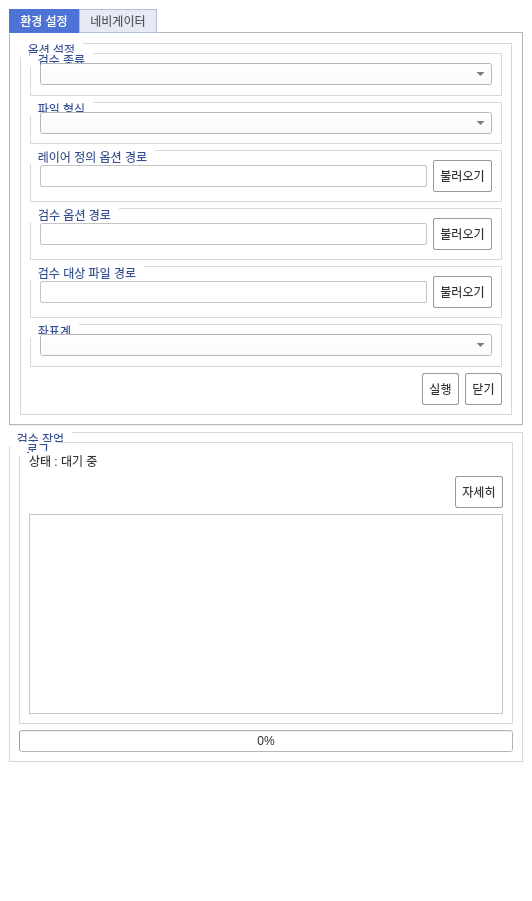
<?xml version="1.0" encoding="UTF-8"?>
<ui version="4.0">
 <class>aDockWidgetBase</class>
 <widget class="QDockWidget" name="aDockWidgetBase">
  <property name="geometry">
   <rect>
    <x>0</x>
    <y>0</y>
    <width>532</width>
    <height>901</height>
   </rect>
  </property>
  <property name="styleSheet">
   <string notr="true">



QWidget
{  
color: #323232;
    background-color: #ffffff;
}
QTreeView {

     background-color: #ffffff;
}


QToolButton{
margin: 5px 0;
border-right:1px solid #0e237a;
}


QToolButton:hover {
    color: #fff;
    background-color: #314dc0;
	border-top:1px solid #2e49b7;
	border-left:1px solid #2e49b7;
	border-bottom:1px solid #1a3194;
	border-right:1px solid #1a3194;
}


QToolButton:pressed {
    background-color: #152c8a;
}    



QToolButton:checked {
    color: #fff;
    background-color: #152c8a;
		border-radius: 0;
	
	border-top:1px solid #0e2171;
	border-left:1px solid #0e2171;
	border-bottom:1px solid #2e49b7;
	border-right:1px solid #2e49b7;
}    

QToolBar{
 background-color: #213ba7; 
 border-bottom: 1px solid #132a89;
} 

QToolBar QToolButton {
 margin-top:3px;
 padding:3px 3px;
  background: transparent;  
  color: white; 
  }
   
  
  
  
QToolBar QToolButton:pressed {
    border: 1px solid #0e2171;
    border-radius: 0;
    background-color:#152c8a
}
    
  
QToolBar::handle{ 
    background-color:#0e237a;
    border: 1px solid #0e237a; 
} 







QTabBar::tab {
    background-color:#e7eaf4;
    border:1px solid #b0bedd;
    border-top-left-radius:0;
    border-top-right-radius:0;
    padding:4px 10px;
	color:#555;
	margin-bottom:1px;

}

QTabBar::tab:selected {
    border-bottom:none;
	border:1px solid #4c73d5;
    background-color: #4c73d5;
	color:#fff;
}











/** group boxes */



QGroupBox {
    background-color: #ffffff;
    border: 1px solid #d8d8d8;
    border-top-style: solid;
    border-right-style: solid;
    border-bottom-style: solid;
    border-left-style: solid;
    border-radius: 0;
    margin-top: 3ex;  
}

QGroupBox::title {
     subcontrol-origin: margin;
    subcontrol-position: top left;  
    padding: 0 6px;
	color: #335095;
    background-color:#ffffff;
}





/** PushButtons **/

QPushButton {
    background-color: ;
	border:1px solid #999;
    border-width: 1px;
    border-radius: 2px;
       min-width: 2em;
    padding: 6px;
}

QPushButton::hover {
    background-color:#dde3f4;
    border-color: #91aee0;
}

QPushButton::disabled {
    background-color: qlineargradient(x1: 0, y1: 0, x2: 0, y2: 1,stop: 0 #ffffff22, stop: 1.0 #9b9bff22);
    border-style: dotted;
    border-width: 1px;
    border-radius: 5px;
    border-color: #99999933;
    min-width: 2em;
    padding: 6px;
    color:#33333;
}




QLineEdit {
    color: #333;
	padding:2px 5px;
    background-color: #fff;
    selection-color: #335095;
	selection-border: 1px solid #90a5dc;
    selection-background-color: #e9eefb;
    border: 1px solid #c5c5c5; /* border top color defined after QAbstractSpinBox, QLineEdit and QComboBox */
    border-radius: 2px;
}
 
QLineEdit:read-only {
       background-color: #ccc;
}

QTextEdit, QListView {
    background-color: white;
    border: 1px solid gray;
    background-attachment: scroll;
}







/* ==================================================================================== */
/* SCROLL BAR                                                                           */
/* ==================================================================================== */

QScrollBar:horizontal {
    background-color: #333;
    height: 8px;
    margin: 0px;
    padding: 0px;
}

QScrollBar::handle:horizontal {
    border: 1px solid #111;
    background: #535353;
}

QScrollBar::add-line:horizontal, QScrollBar::sub-line:horizontal,
QScrollBar::add-page:horizontal, QScrollBar::sub-page:horizontal {
    width: 0px;
    background: transparent;
}

QScrollBar:vertical {
    background-color: #c5c5c5;
    width: 8px;
    margin: 0;
}

QScrollBar::handle:vertical {
    border: 1px solid #adadad;
    background: #adadad;
}

QScrollBar::add-line:vertical, QScrollBar::sub-line:vertical,
QScrollBar::add-page:vertical, QScrollBar::sub-page:vertical {
    height: 0px;
    background: transparent;
}








/** Dock Widgets e.g. Time Manager */

QDockWidget
{	padding:10px 0 0 0;
  	color: #000;
  
}



QDockWidget::title {
    text-align: center;
    padding: 4px;
	border-bottom:1px solid #c5c5c5;
	border-right:1px solid #c5c5c5;

}

QDockWidget::close-button,
QDockWidget::float-button {
    border: 1px transparent #e6e6e6;
    border-radius: 2px;
    background: transparent;
    subcontrol-origin: padding;
    subcontrol-position: right center;
}

QDockWidget::close-button {
    right: 4px;
}
    
QDockWidget::float-button {
    right: 22px;
}

QDockWidget::close-button:hover,
QDockWidget::float-button:hover {
    background: #f5f5f5;
}

QDockWidget::close-button:pressed,
QDockWidget::float-button:pressed {
    /*padding: 1px -1px -1px 1px;*/
    background-color: #e0e0e0;
}











/** handle */

/* Similar to the splitter is the following window separator: */

QMainWindow::separator
{    background-position: center center;
    background-repeat: none;
    background-color: #d8def1;
    color: white;
	border-left:1px solid #c6cde3;
    padding-left: 4px;   
    spacing: 3px; /* spacing between items in the tool bar */
}

QMainWindow::separator:hover
{

    background-color: #d8def1;
    color: white;
    padding-left: 4px;

    border-right: 1px solid #284898;
    spacing: 3px; /* spacing between items in the tool bar */
}

</string>
  </property>
  <property name="windowTitle">
   <string>GeoDT</string>
  </property>
  <widget class="QWidget" name="dockWidgetContents">
   <layout class="QGridLayout" name="gridLayout">
    <item row="0" column="0">
     <widget class="QTabWidget" name="tabWidget">
      <property name="styleSheet">
       <string notr="true">QGroupBox {
    background-color: #ffffff;
    border: 1px solid #d8d8d8;
    border-top-style: solid;
    border-right-style: solid;
    border-bottom-style: solid;
    border-left-style: solid;
    border-radius: 0;
    margin-top: 3ex;  
}

QGroupBox::title {
     subcontrol-origin: margin;
    subcontrol-position: top left;  
    padding: 0 6px;
	color: #335095;
    background-color:#ffffff;
}

QPushButton {
    background-color: ;
	border:1px solid #999;
    border-width: 1px;
    border-radius: 2px;
       min-width: 2em;
    padding: 6px;
}

QPushButton::hover {
    background-color:#dde3f4;
    border-color: #91aee0;
}

QPushButton::disabled {
    background-color: qlineargradient(x1: 0, y1: 0, x2: 0, y2: 1,stop: 0 #ffffff22, stop: 1.0 #9b9bff22);
    border-style: dotted;
    border-width: 1px;
    border-radius: 5px;
    border-color: #99999933;
    min-width: 2em;
    padding: 6px;
    color:#33333;
}




QLineEdit {
    color: #333;
	padding:2px 5px;
    background-color: #fff;
    selection-color: #335095;
	selection-border: 1px solid #90a5dc;
    selection-background-color: #e9eefb;
    border: 1px solid #c5c5c5; /* border top color defined after QAbstractSpinBox, QLineEdit and QComboBox */
    border-radius: 2px;
}
 
QLineEdit:read-only {
       background-color: #ccc;
}

QTextEdit, QListView {
    background-color: white;
    border: 1px solid gray;
    background-attachment: scroll;
}


</string>
      </property>
      <property name="currentIndex">
       <number>0</number>
      </property>
      <widget class="QWidget" name="tab">
       <attribute name="title">
        <string>환경 설정</string>
       </attribute>
       <layout class="QGridLayout" name="gridLayout_4">
        <item row="0" column="0">
         <widget class="QGroupBox" name="groupBox">
          <property name="styleSheet">
           <string notr="true">background-color: rgb(255, 255, 255);</string>
          </property>
          <property name="title">
           <string>옵션 설정</string>
          </property>
          <layout class="QGridLayout" name="gridLayout_2">
           <item row="4" column="0" colspan="3">
            <widget class="QGroupBox" name="groupBox_5">
             <property name="title">
              <string>검수 대상 파일 경로</string>
             </property>
             <layout class="QGridLayout" name="gridLayout_8">
              <item row="0" column="0">
               <widget class="QLineEdit" name="path3"/>
              </item>
              <item row="0" column="1">
               <widget class="QPushButton" name="load3">
                <property name="text">
                 <string>불러오기</string>
                </property>
               </widget>
              </item>
             </layout>
            </widget>
           </item>
           <item row="1" column="0" colspan="3">
            <widget class="QGroupBox" name="groupBox_9">
             <property name="title">
              <string>파일 형식</string>
             </property>
             <property name="alignment">
              <set>Qt::AlignLeading|Qt::AlignLeft|Qt::AlignVCenter</set>
             </property>
             <layout class="QHBoxLayout" name="horizontalLayout">
              <item>
               <widget class="QComboBox" name="filetype"/>
              </item>
             </layout>
            </widget>
           </item>
           <item row="0" column="0" colspan="3">
            <widget class="QGroupBox" name="groupBox_2">
             <property name="title">
              <string>검수 종류</string>
             </property>
             <layout class="QGridLayout" name="gridLayout_3">
              <item row="0" column="1">
               <widget class="QComboBox" name="cidx"/>
              </item>
             </layout>
            </widget>
           </item>
           <item row="5" column="0" colspan="3">
            <widget class="QGroupBox" name="groupBox_3">
             <property name="title">
              <string>좌표계</string>
             </property>
             <layout class="QGridLayout" name="gridLayout_9">
              <item row="0" column="0">
               <widget class="QComboBox" name="crs"/>
              </item>
             </layout>
            </widget>
           </item>
           <item row="3" column="0" colspan="3">
            <widget class="QGroupBox" name="groupBox_6">
             <property name="title">
              <string>검수 옵션 경로</string>
             </property>
             <layout class="QGridLayout" name="gridLayout_7">
              <item row="0" column="0">
               <widget class="QLineEdit" name="path2"/>
              </item>
              <item row="0" column="1">
               <widget class="QPushButton" name="load2">
                <property name="text">
                 <string>불러오기</string>
                </property>
               </widget>
              </item>
             </layout>
            </widget>
           </item>
           <item row="2" column="0" colspan="3">
            <widget class="QGroupBox" name="groupBox_7">
             <property name="title">
              <string>레이어 정의 옵션 경로</string>
             </property>
             <layout class="QGridLayout" name="gridLayout_6">
              <item row="0" column="0">
               <widget class="QLineEdit" name="path1"/>
              </item>
              <item row="0" column="1">
               <widget class="QPushButton" name="load1">
                <property name="text">
                 <string>불러오기</string>
                </property>
               </widget>
              </item>
             </layout>
            </widget>
           </item>
           <item row="7" column="0">
            <spacer name="horizontalSpacer">
             <property name="orientation">
              <enum>Qt::Horizontal</enum>
             </property>
             <property name="sizeHint" stdset="0">
              <size>
               <width>40</width>
               <height>20</height>
              </size>
             </property>
            </spacer>
           </item>
           <item row="7" column="2">
            <widget class="QPushButton" name="close_btn">
             <property name="text">
              <string>닫기</string>
             </property>
            </widget>
           </item>
           <item row="7" column="1">
            <widget class="QPushButton" name="go_btn">
             <property name="text">
              <string>실행</string>
             </property>
            </widget>
           </item>
          </layout>
         </widget>
        </item>
       </layout>
      </widget>
      <widget class="QWidget" name="tab_2">
       <attribute name="title">
        <string>네비게이터</string>
       </attribute>
       <layout class="QGridLayout" name="gridLayout_5">
        <item row="0" column="0" colspan="2">
         <widget class="QGroupBox" name="groupBox_4">
          <property name="styleSheet">
           <string notr="true">background-color: rgb(255, 255, 255);</string>
          </property>
          <property name="title">
           <string>검수 결과</string>
          </property>
          <layout class="QGridLayout" name="gridLayout_10">
           <item row="0" column="1">
            <widget class="QComboBox" name="filelist1"/>
           </item>
           <item row="1" column="0">
            <widget class="QLabel" name="label_2">
             <property name="text">
              <string>SHP 파일</string>
             </property>
            </widget>
           </item>
           <item row="1" column="1">
            <widget class="QComboBox" name="filelist2"/>
           </item>
           <item row="0" column="0">
            <widget class="QLabel" name="label">
             <property name="text">
              <string>상위폴더</string>
             </property>
            </widget>
           </item>
           <item row="2" column="0" colspan="2">
            <widget class="QTableWidget" name="tableWidget">
             <attribute name="horizontalHeaderStretchLastSection">
              <bool>true</bool>
             </attribute>
            </widget>
           </item>
          </layout>
         </widget>
        </item>
        <item row="1" column="0">
         <spacer name="horizontalSpacer_2">
          <property name="orientation">
           <enum>Qt::Horizontal</enum>
          </property>
          <property name="sizeHint" stdset="0">
           <size>
            <width>40</width>
            <height>20</height>
           </size>
          </property>
         </spacer>
        </item>
        <item row="1" column="1">
         <widget class="QPushButton" name="close_btn_2">
          <property name="text">
           <string>닫기</string>
          </property>
         </widget>
        </item>
       </layout>
      </widget>
     </widget>
    </item>
    <item row="6" column="0">
     <spacer name="verticalSpacer">
      <property name="orientation">
       <enum>Qt::Vertical</enum>
      </property>
      <property name="sizeHint" stdset="0">
       <size>
        <width>100</width>
        <height>500</height>
       </size>
      </property>
     </spacer>
    </item>
    <item row="5" column="0">
     <widget class="QGroupBox" name="groupBox_8">
      <property name="sizePolicy">
       <sizepolicy hsizetype="Expanding" vsizetype="Expanding">
        <horstretch>0</horstretch>
        <verstretch>0</verstretch>
       </sizepolicy>
      </property>
      <property name="minimumSize">
       <size>
        <width>0</width>
        <height>0</height>
       </size>
      </property>
      <property name="title">
       <string>검수 작업</string>
      </property>
      <layout class="QVBoxLayout" name="verticalLayout">
       <item>
        <widget class="QGroupBox" name="groupBox_10">
         <property name="title">
          <string>로그</string>
         </property>
         <layout class="QVBoxLayout" name="verticalLayout_2">
          <item>
           <widget class="QLabel" name="logLabel">
            <property name="text">
             <string>상태 : 대기 중</string>
            </property>
            <property name="margin">
             <number>10</number>
            </property>
           </widget>
          </item>
          <item>
           <layout class="QHBoxLayout" name="horizontalLayout_2">
            <item>
             <spacer name="horizontalSpacer_3">
              <property name="orientation">
               <enum>Qt::Horizontal</enum>
              </property>
              <property name="sizeHint" stdset="0">
               <size>
                <width>40</width>
                <height>20</height>
               </size>
              </property>
             </spacer>
            </item>
            <item>
             <widget class="QPushButton" name="log_detail_btn">
              <property name="text">
               <string>자세히</string>
              </property>
              <property name="checkable">
               <bool>true</bool>
              </property>
             </widget>
            </item>
           </layout>
          </item>
          <item>
           <widget class="QPlainTextEdit" name="log_detail">
            <property name="minimumSize">
             <size>
              <width>0</width>
              <height>200</height>
             </size>
            </property>
            <property name="readOnly">
             <bool>true</bool>
            </property>
            <property name="backgroundVisible">
             <bool>false</bool>
            </property>
           </widget>
          </item>
         </layout>
        </widget>
       </item>
       <item>
        <widget class="QProgressBar" name="progressBar">
         <property name="value">
          <number>0</number>
         </property>
        </widget>
       </item>
      </layout>
     </widget>
    </item>
   </layout>
  </widget>
 </widget>
 <resources/>
 <connections/>
</ui>
